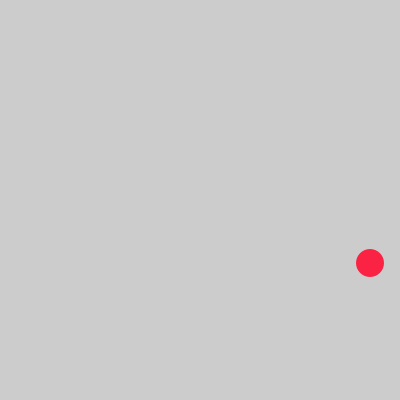
Frame 1 (no input)
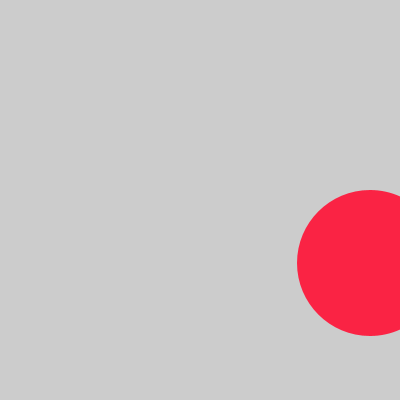
Frame 60 (the mouse pressed at the canvas centre just before this capture)
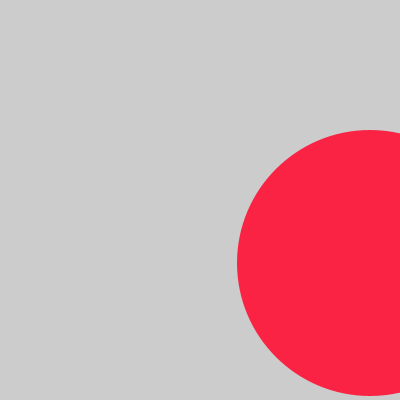
Frame 120 (the mouse held since frame 60 and released just before this capture)

The Processing sketch that drew these frames (run headless with seeded random() and noise(); from frame 60 on, the mouse is pressed at the canvas centre):

// Processing sketch: processing_57351
// ── processing_57351.pde

//Heart
int x = 370;
int y = 263;
int radius = 13;

void setup()  {
  size(400, 400);
  noStroke();
  fill(250,35,68);
  ellipseMode(RADIUS);
}

void draw()   {
    float d = dist(mouseX, mouseY, x, y);
    if (d > radius) {
      radius++;
    } else {
      radius--;
    }
      ellipse(x, y, radius, radius);
}  
